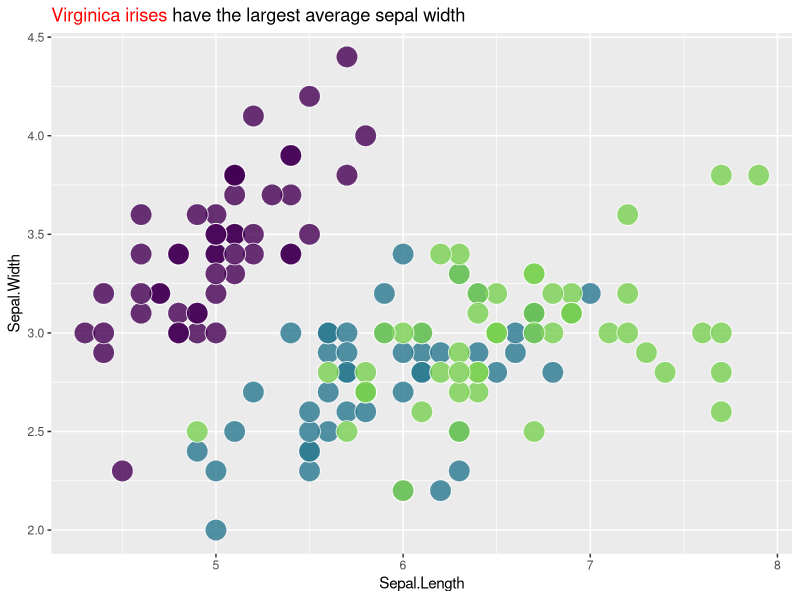
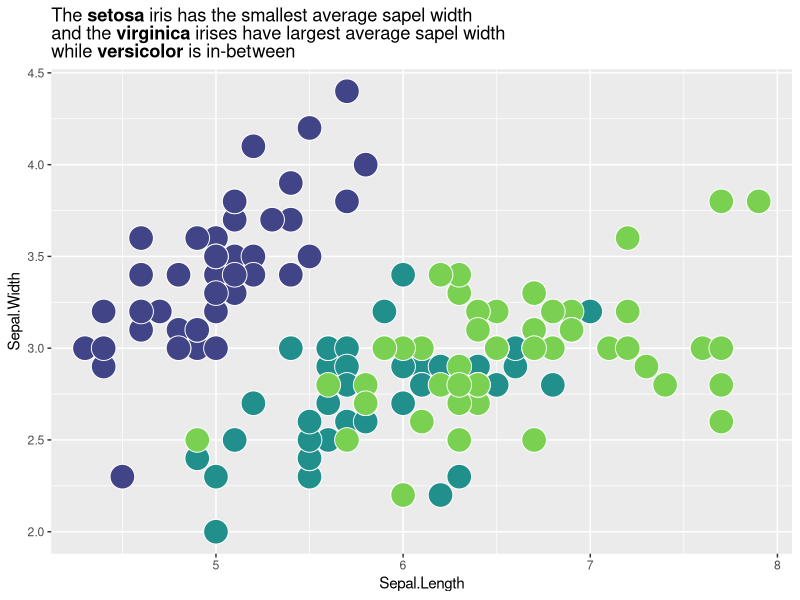
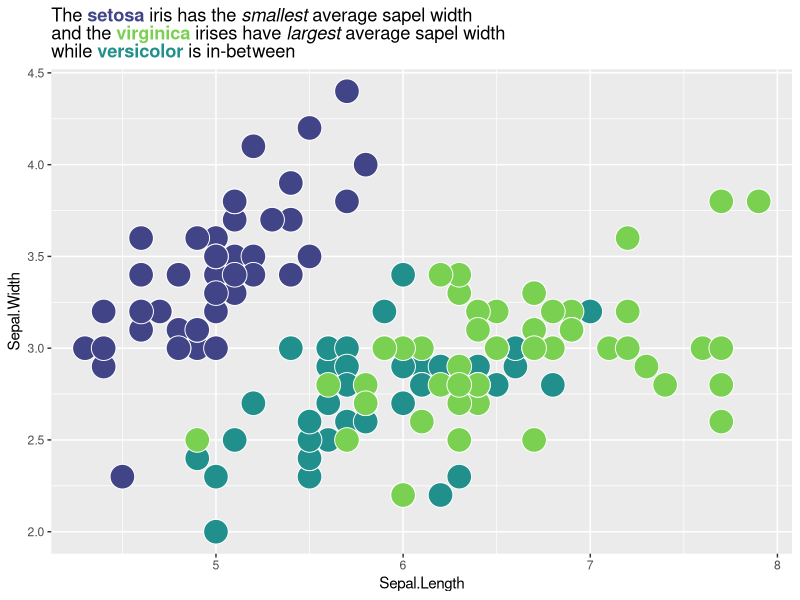
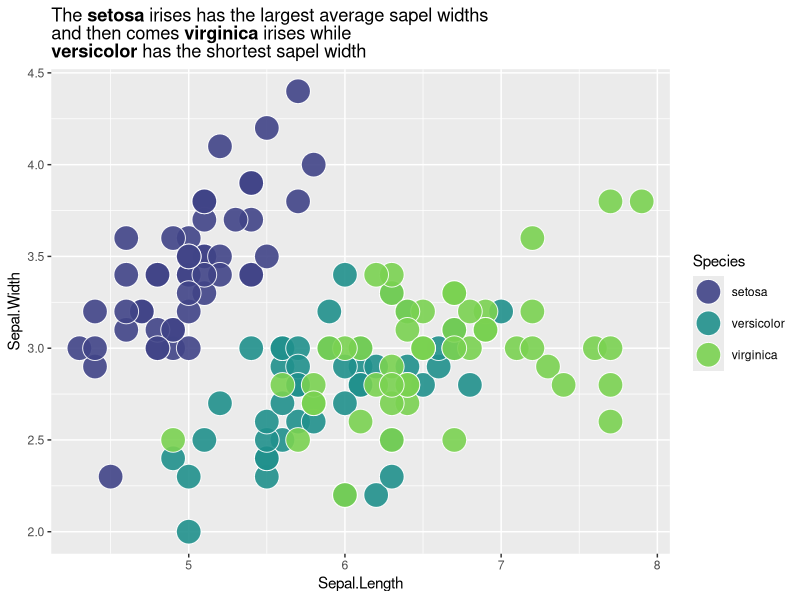
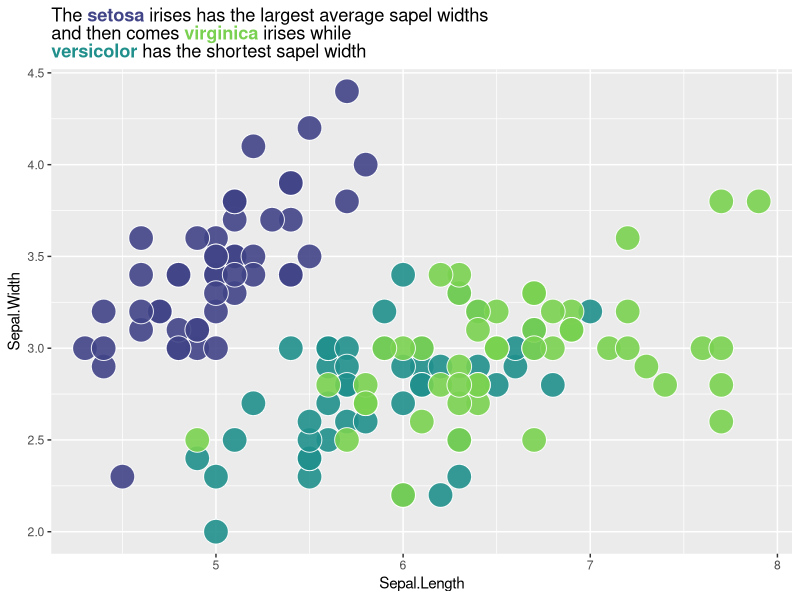

Source code (R) for these figures, in order:
## ---- chunk 1
knitr::opts_chunk$set(echo = TRUE)
options(tidyverse.quiet = TRUE)
## ---- chunk 2
library(tidyverse)

iris  |>
 ggplot(aes(Sepal.Length, Sepal.Width,
             fill = Species)) +
  geom_point(show.legend = FALSE, size = 7, alpha = .8, shape = 21, color = "white") +
  scale_fill_viridis_d(end = .8) +
  # title color are manually added
  labs(title = "<span style = 'color: red;'>Virginica irises</span> have the largest average sepal width") +
  theme(plot.title = ggtext::element_markdown())
## ---- chunk 3
plot <- last_plot()

fill_values_df <- layer_data(plot) %>%  .[,c("fill", "group")] |> distinct()
## ---- chunk 4
fill_var_name <- plot$mapping$fill |> capture.output() %>% .[2] %>% str_extract("\\^.+") %>% str_remove("\\^")
## ---- chunk 5
fill_var <- plot$data %>% .[,fill_var_name] 
fill_var_df <- tibble(fill_var, group = as.numeric(fill_var)) %>% distinct()
## ---- chunk 6
left_join(fill_values_df, fill_var_df, by = join_by(group)) %>% 
  mutate(html_statements = paste0("<span style = 'color: ", fill, 
                         "'>", fill_var, "</span>") )

## ---- chunk 7

grab_fill_info <- function(plot){
  
fill_values_df <- ggplot2::layer_data(plot) %>%  .[,c("fill", "group")] |> dplyr::distinct()
fill_var_name <- plot$mapping$fill |> capture.output() %>% .[2] %>% str_extract("\\^.+") %>% str_remove("\\^")
fill_var <- plot$data %>% .[,fill_var_name] 
fill_var_df <- tibble::tibble(fill_var, group = as.numeric(fill_var)) %>% dplyr::distinct()


dplyr::left_join(fill_values_df, fill_var_df, by = dplyr::join_by(group)) %>% 
  dplyr::mutate(html_statements = paste0("<span style = 'color: ", fill, 
                         "'>", fill_var, "</span></strong>") )
  
}
## ---- chunk 8
grab_fill_info(plot = plot)
## ---- chunk 9
fill_df <- grab_fill_info(plot)

for(i in 1:nrow(fill_df)){

  start <- "virginica have the largest average sapel width"
  
  start <- start |> str_replace(fill_df$fill_var[i] %>% as.character(), fill_df$html_statements[i])

start %>% print()
  
}
## ---- chunk 10
auto_color_html <- function(x, fill_df ){
  
 for(i in 1:nrow(fill_df)){

  x <- x |> stringr::str_replace(fill_df$fill_var[i] %>% as.character, fill_df$html_statements[i])
  
 }
  
  x
  
}
## ---- chunk 11
auto_color_html("The setosa iris is cool", grab_fill_info(plot))
## ---- chunk 12
iris |>
 ggplot(aes(Sepal.Length, Sepal.Width,
             fill = Species)) +
  geom_point(show.legend = FALSE, shape = 21, color = "white", size = 8) +
  scale_fill_viridis_d(end = .8, begin = .2) +
  labs(title = "The **setosa** iris has the smallest average sapel width<br>and the **virginica** irises have largest average sapel width<br>
       while **versicolor** is in-between") +
  theme(plot.title = ggtext::element_markdown())

q <- last_plot()

q_fill_df <- grab_fill_info(q)

colorful_title <- "The **setosa** iris has the *smallest* average sapel width<br>and the **virginica** irises have *largest* average sapel width<br> while **versicolor** is in-between" |> 
        auto_color_html(q_fill_df)

q + 
  labs(title = colorful_title)  #overwriting title
## ---- chunk 13
use_fill_scale_in_title_words <- function(plot){
  
  out <- plot
  plot_fill_df <- grab_fill_info(plot)
  
  out$labels$title <- out$labels$title |> 
        auto_color_html(plot_fill_df)

  return(out)
  
}
## ---- chunk 14
my_title <- "The **setosa** irises has the largest average sapel widths <br>and then comes **virginica** irises while<br>**versicolor** has the shortest sapel width"

iris |>
 ggplot() +
  aes(x = Sepal.Length, 
      y = Sepal.Width,
      fill = Species) +
  geom_point(shape = 21, 
             color = "white", size = 8, alpha = .9) +
  scale_fill_viridis_d(end = .8, begin = .2) +
  labs(title = my_title) +
  theme(plot.title = ggtext::element_markdown())

use_fill_scale_in_title_words(plot = last_plot()) + 
  guides(fill = "none")
